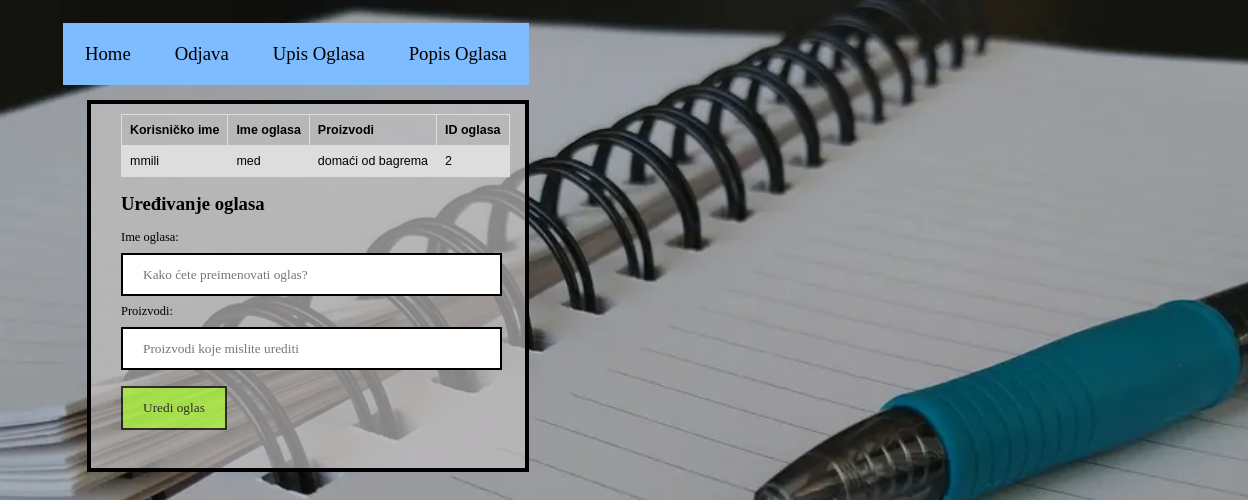
/uređivanje_oglasa.php?update_id=2, run on the app's committed database.
### tables this page shows
CREATE TABLE `oglasi` (
  `k_ime` varchar(40) NOT NULL,
  `ime_oglasa` varchar(40) NOT NULL,
  `proizvodi` varchar(40) NOT NULL,
  `id_oglasa` int(40) NOT NULL
);

### uređivanje_oglasa.php (the view, shortened to what this page needs)
<!DOCTYPE html>
<html lang="en-US">
<head>
    <link rel="stylesheet" href="index.css" type="text/css">
    <link rel="stylesheet" href="linkovi.css">
    <link rel="stylesheet" href="navbar.css">
    <link rel="stylesheet" href="otherpages.css">
    <?php
            require_once "spoj.php";
     ?>
</head>
<body class="registerBody" class="bodyKr">
        <br>
        <ul>
            <li><a  href="user_index.php">Home</a></li>
            <li><a  href="odjava.php">Odjava</a></li>
            <li><a  href="upis_oglasa.php">Upis Oglasa</a></li>
            <li><a  href="user_oglasi.php">Popis Oglasa</a></li>
          </ul>
        <br>
        <div class="divRegister">
            <form action="" method="post" class="registerForm">
            <?php
                $id = $_GET['update_id'];
                $sql = 'SELECT * FROM oglasi WHERE id_oglasa = "'.$id.'"';
                $result = mysqli_query($conn,$sql);
                if ($result->num_rows > 0) {
                    while($row = $result->fetch_assoc()) {
                        echo"<table><tr><th>Korisničko ime</th><th>Ime oglasa</th><th>Proizvodi</th><th>ID oglasa</th></tr>".
                        "<tr><td> " .$row["k_ime"].
                        "</td>".
                        "<td> ". $row["ime_oglasa"].
                        "</td>".
                        "<td> " .$row["proizvodi"].
                        "</td>".
                        "<td>  ".$row["id_oglasa"].
                        "</td></tr>" ;
                    }
                } echo "</table>";
          ?>
                <h2>Uređivanje oglasa</h2>
                <label for="oglas">Ime oglasa:</label>
                <input id="oglas" name="oglas" type="text" label="oglas" size="40"  placeholder="Kako ćete preimenovati oglas?">
                <label for="products">Proizvodi:</label>
                <input id="proizvodi" type="text" name="products" size="40" placeholder="Proizvodi koje mislite urediti" >
                <button id="registerButton" type="submit">Uredi oglas</button>
                <br>
            </form>
        </div>
</body>
</html>

### linkovi.css (style rules this page uses)
table { font-family: arial, sans-serif; border-collapse: collapse; width: 100%; }
td, th { border: 1px solid #dddddd; text-align: left; padding: 8px; }
tr:nth-child(even) { background-color: #dddddd; }

### navbar.css (style rules this page uses)
ul { list-style-type: none; margin: 0; overflow: hidden; position: sticky; top: 0; font-size: 1.5vw; }
li { float: left; }
li a { display: inline-block; color:black; background-color: rgb(127, 187, 255); text-align: center; padding: 20px 22px; text-decoration: none; }

### otherpages.css (style rules this page uses)
.divLogin, .divRegister { margin-left:4rem; margin-right:5rem; }
.registerBody, .loginBody { padding-top:0px; padding-left:15px; padding-right:15px; padding-bottom: 15px; font-family:'Lucida Handwriting'; font-size:1vw; height: 100vh; width: 100%; background-position:center; background-repeat: no-repeat; background-size: cover; background-attachment: fixed; background-image:url("krajolici/login.webp"); }
.registerForm { background-color:rgba(197, 194, 194, 0.667); border:4px solid black; width:fit-content; height:fit-content; padding-left:30px; padding-right: 15px; padding-top:10px; padding-bottom: 15px; font-family:'Lucida Handwriting'; font-size:1vw; align-items:center; justify-items:left; display:grid; }
::placeholder { font-family: "Lucida Console"; }
input,button { border:2px solid black; padding: 12px 20px; margin: 8px 0; box-sizing: border-box; }
#registerButton { border: 2px solid black; font-family: "Lucida Console"; opacity: 0.7; background-color: greenyellow; }

### data on the page
oglasi: k_ime "mmili", ime_oglasa "med", proizvodi "domaći od bagrema", id_oglasa "2"
